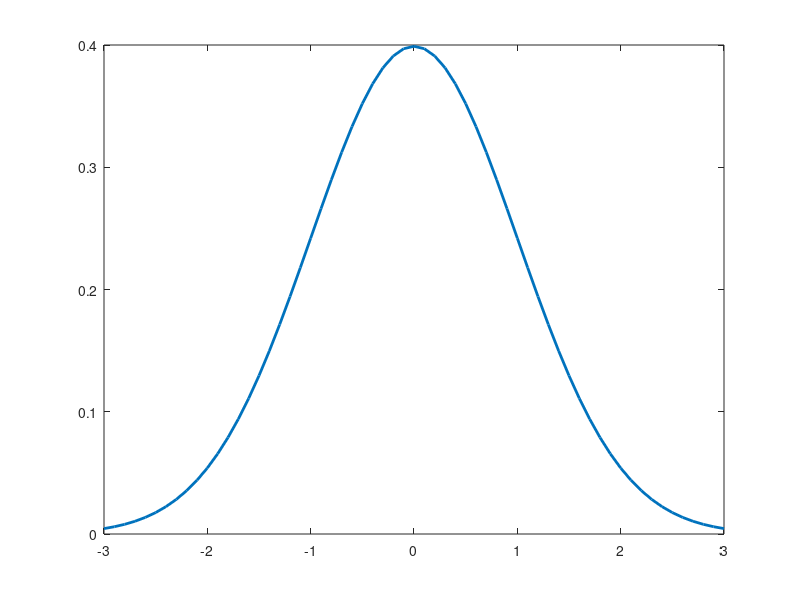

This chart was generated by the following MATLAB code:

% M= obj.M_M;
% f= rand(size(M,1),1);
% 
% [U,D,V]= svd(M);
% 
% U'*M*pinv(M)*U
% all( all( abs(U'*M*pinv(M)*U - eye(size(M))) < 1e-7 ) )

% all( all( abs(U'*U - eye(size(U))) < 1e-7 ) )

% all( all( abs( M*pinv(M) - eye(size(M)) ) < 1e-5 ) )
% 
% D_full= D(1:rank(M),1:rank(M));
% U_full= U(:,1:rank(M));
% U_0= U(:,rank(M)+1:end);

% all( all( abs(M*pinv(M) - eye(size(M))) < 1e-7 ) )
% all( all( abs(pinv(M)*M - eye(size(M))) < 1e-7 ) )

% all( all( abs(U_full*U_full' + U_0*U_0' - eye(size(U,1))) < 1e-7 ) )

% all( all( abs(U_full'*U_full - eye(size(U_full'*U_full))) < 1e-7 ) )

% [Q,R]= qr(M);


% all( all( abs( Q'*Q - eye(size(Q)) ) < 1e-5 ) )

% rank(R);

% all(all(M - M' < 1e-5))


% f'*M*f
% 
% sqrt_M= U_full*sqrt(D_full)*U_full';
% norm( (sqrt_M*f) )^2;
% norm( sqrt(D_full)* U_full' * f )^2


%%

I= 1e-6;
n= 14;
P= 1e-4;

for r= 1:n
    if  (P*n)^r  / factorial(r)  < I
        n_max= r - 1;
        break
    end
end

n_max

n_H= 0;
for i= 1:n_max
    n_H= n_H + nchoosek(n, i);
end

n_H

%%

clear; clc; close all;

x = [-3:.1:3];
norm = normpdf(x,0,1);

figure;
plot(x,norm, 'linewidth', 2)





















